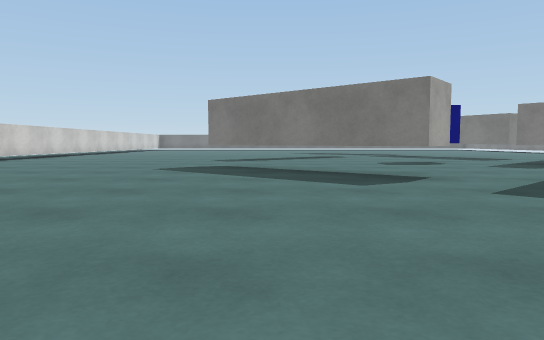
View 1 (above)

24 first-person views from a walk through a 3-D level made in the Unity game engine. The camera is 0.55 m above the floor, tilts 4° down and sees 70° across. The floor is counted in squares, 1 m on a side. Each view is taken from the middle of a square. On the plan, view 1 faces up. The plan holds only what a view shows up to about 10 squares ahead; the rest is blank. The place goes on beyond the plan. Surface patterns are stand-ins for the level's own textures.

View 2
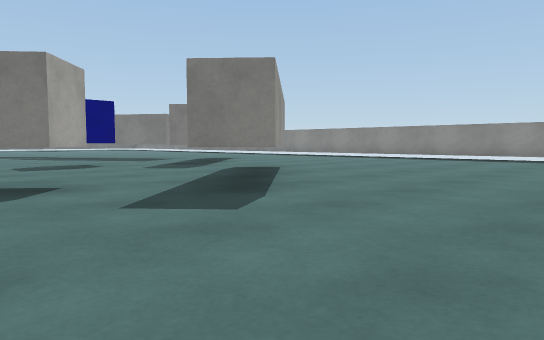

View 3
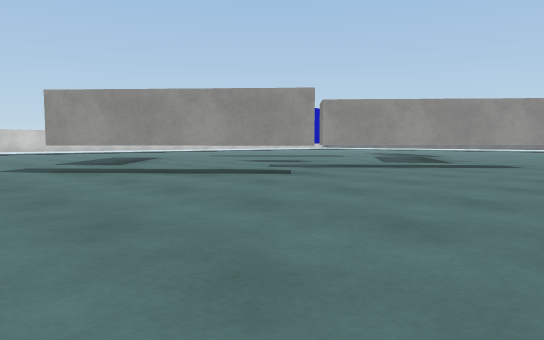

View 4
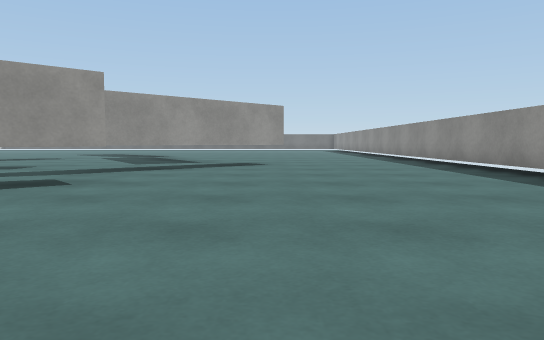

View 5
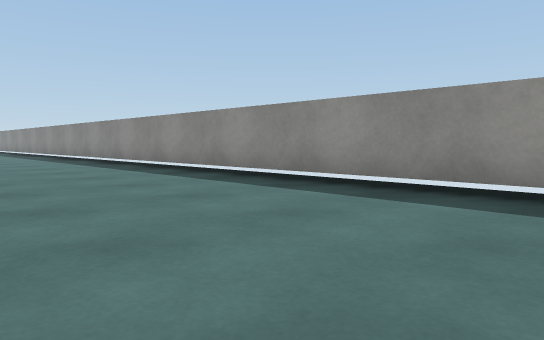

View 6
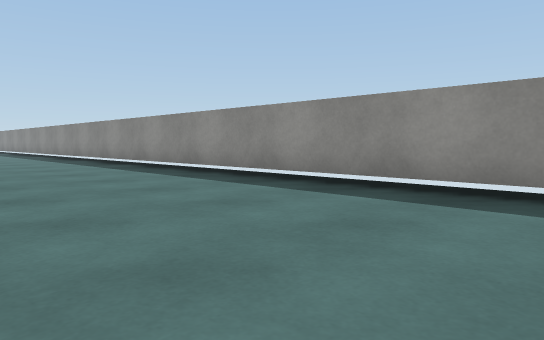

View 7
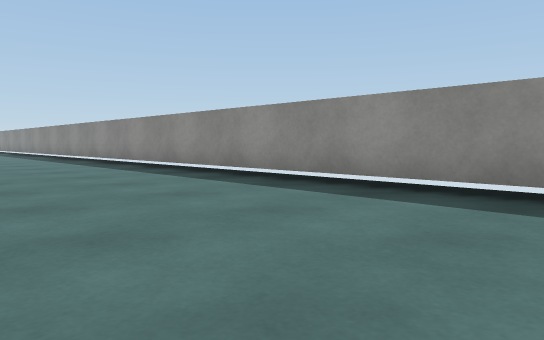

View 8
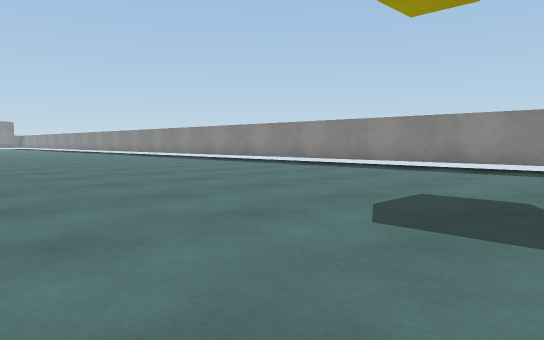

View 9
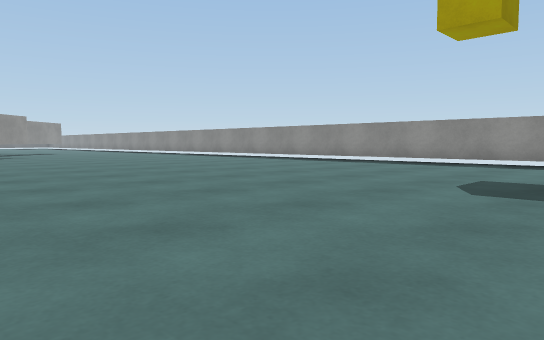

View 10
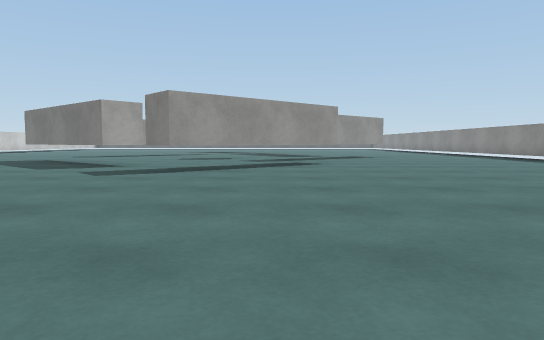

View 11
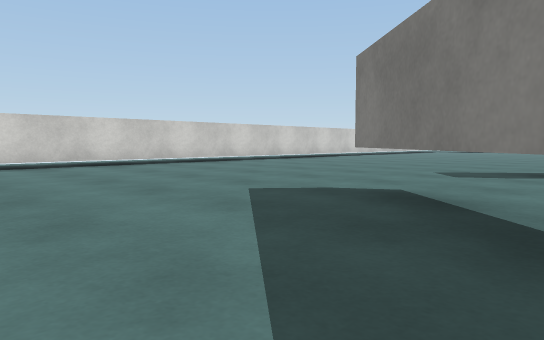

View 12
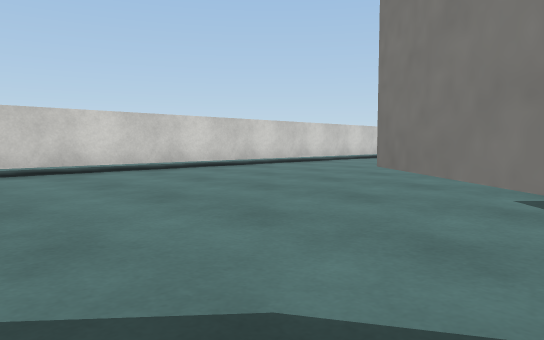

View 13
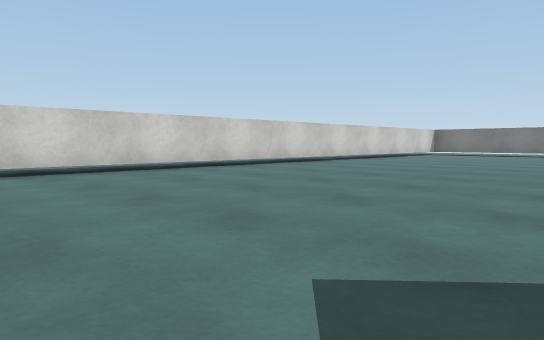

View 14
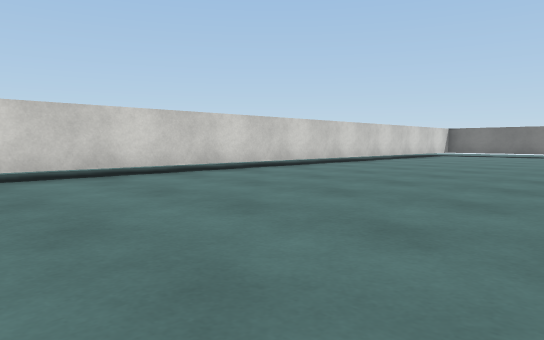

View 15
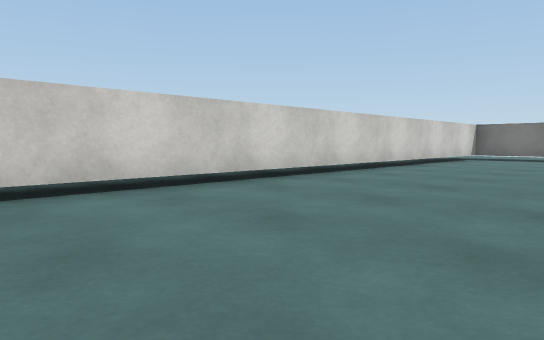

View 16
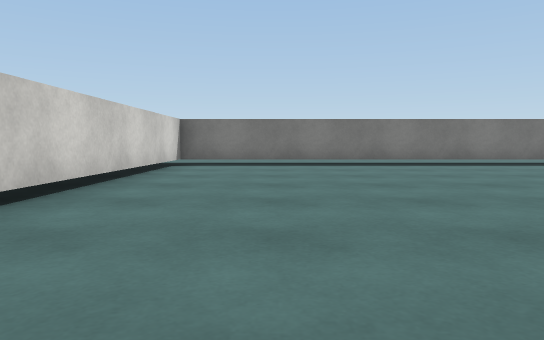

View 17
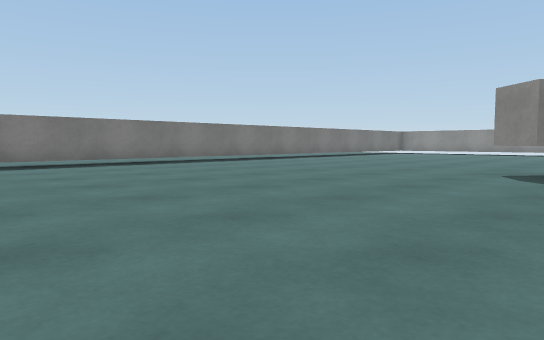

View 18
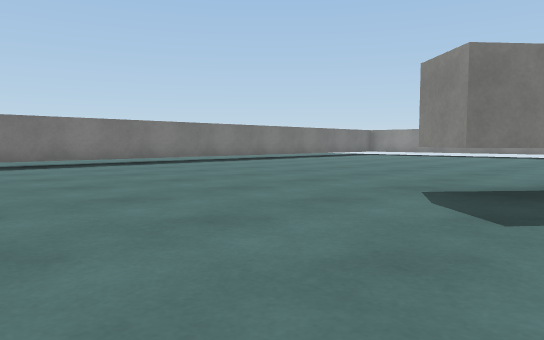

View 19
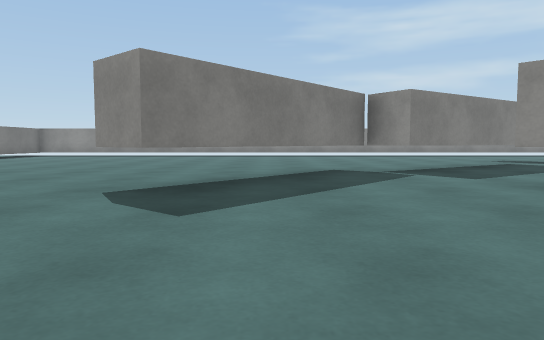

View 20
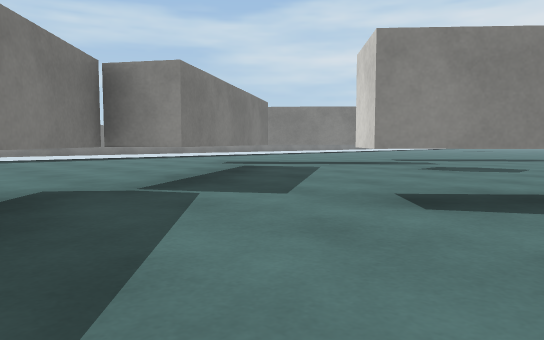

View 21
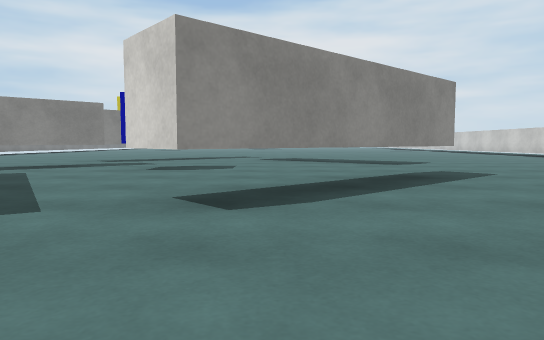

View 22
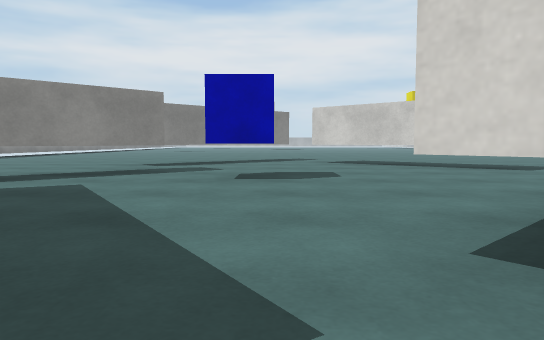

View 23
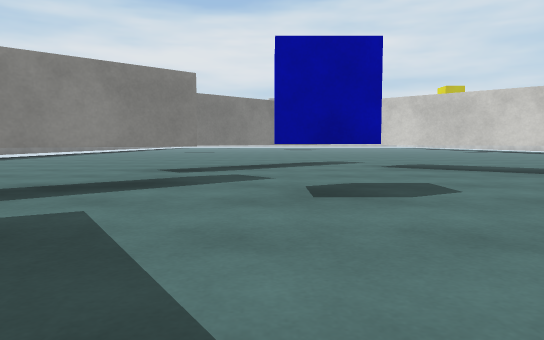

View 24
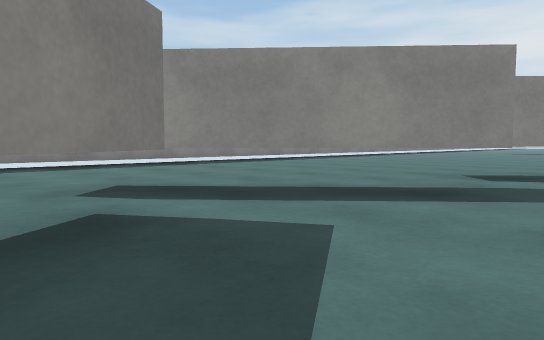

### Floor plan
Key: @ floor where view 1 was taken; # wall or solid block; . floor; T thing the floor can be seen under or through; O other object.
Columns run from 9 left of view 1 to 15 right of it. Each row starts with its distance up from view 1.
 29 #############
 28 #............
 27 #.............
 26 #..............
 25 #.................
 24 #.................
 23 #.................
 22 #..................
 21 #...........T......
 20 #..........TT ....
 19 #............T ...
 18 #.............T ...
 17 #..............T......
 16 #...........T.TT......
 15 #..........TT..T ....
 14 #.........T ....T...
 13 #........#.......T.....
 12 #.................TT....#
 11 #............OO..TT.....#
 10 #...............TT......#
  9 #.......T.......T.......#
  8 #........TT..... .......#
  7 #.........TT...TT.......#
  6   .........T..TT........#
  5      ........TT.........#
  4       ..................#
  3        .................#
  2        .................#
  1         ................#
  0          @   ...........#
 -1              ...........#
 -2               ..........#
 -3               ..........#
 -4               ..........#
 -5               ..........#
 -6              ...........#
 -7              ...........#
 -8              ...........#
 -9              ..........

Where each view was taken, in squares from view 1:
view 1: 0 up, 0 right, facing up
view 2: 1 up, 1 right, facing up-right
view 3: 2 up, 12 right, facing up-left
view 4: 2 up, 10 right, facing up
view 5: 1 up, 10 right, facing up-right
view 6: 4 down, 10 right, facing up-right
view 7: 9 down, 10 right, facing up-right
view 8: 9 down, 6 right, facing up-right
view 9: 9 down, 4 right, facing up-right
view 10: 3 down, 6 right, facing up
view 11: 5 up, 1 right, facing up-left
view 12: 8 up, 1 left, facing up-left
view 13: 11 up, 1 left, facing up-left
view 14: 12 up, 2 left, facing up-left
view 15: 15 up, 4 left, facing up-left
view 16: 19 up, 6 left, facing up
view 17: 19 up, 5 left, facing up-right
view 18: 19 up, 2 left, facing up-right
view 19: 19 up, 2 left, facing right
view 20: 19 up, 1 right, facing down-right
view 21: 19 up, 2 right, facing down
view 22: 17 up, 4 right, facing down
view 23: 15 up, 5 right, facing down
view 24: 14 up, 5 right, facing down-right
